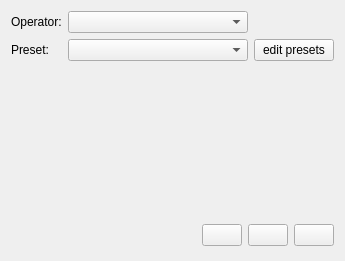
<?xml version="1.0" encoding="UTF-8"?>
<ui version="4.0">
 <class>WdgToneMappingDialog</class>
 <widget class="QWidget" name="WdgToneMappingDialog">
  <property name="geometry">
   <rect>
    <x>0</x>
    <y>0</y>
    <width>345</width>
    <height>261</height>
   </rect>
  </property>
  <layout class="QVBoxLayout">
   <item>
    <layout class="QGridLayout">
     <item row="0" column="0">
      <widget class="QLabel" name="label">
       <property name="text">
        <string>Operator:</string>
       </property>
      </widget>
     </item>
     <item row="0" column="1">
      <widget class="QComboBox" name="comboBoxOperators">
       <property name="sizePolicy">
        <sizepolicy hsizetype="MinimumExpanding" vsizetype="Fixed">
         <horstretch>0</horstretch>
         <verstretch>0</verstretch>
        </sizepolicy>
       </property>
      </widget>
     </item>
     <item row="1" column="0">
      <widget class="QLabel" name="label_2">
       <property name="text">
        <string>Preset:</string>
       </property>
      </widget>
     </item>
     <item row="1" column="1">
      <widget class="QComboBox" name="comboBoxPresets">
       <property name="sizePolicy">
        <sizepolicy hsizetype="MinimumExpanding" vsizetype="Fixed">
         <horstretch>0</horstretch>
         <verstretch>0</verstretch>
        </sizepolicy>
       </property>
      </widget>
     </item>
     <item row="1" column="2">
      <widget class="QPushButton" name="pushButtonEditPressets">
       <property name="text">
        <string>edit presets</string>
       </property>
      </widget>
     </item>
    </layout>
   </item>
   <item>
    <widget class="QWidget" name="centralWidgetHolder" native="true"/>
   </item>
   <item>
    <layout class="QHBoxLayout">
     <item>
      <spacer>
       <property name="orientation">
        <enum>Qt::Horizontal</enum>
       </property>
       <property name="sizeHint" stdset="0">
        <size>
         <width>91</width>
         <height>30</height>
        </size>
       </property>
      </spacer>
     </item>
     <item>
      <widget class="KPushButton" name="pushButtonOk"/>
     </item>
     <item>
      <widget class="KPushButton" name="pushButtonApply"/>
     </item>
     <item>
      <widget class="KPushButton" name="pushButtonCancel"/>
     </item>
    </layout>
   </item>
  </layout>
 </widget>
 <customwidgets>
  <customwidget>
   <class>KPushButton</class>
   <extends>QPushButton</extends>
   <header>kpushbutton.h</header>
  </customwidget>
 </customwidgets>
 <resources/>
 <connections/>
</ui>
